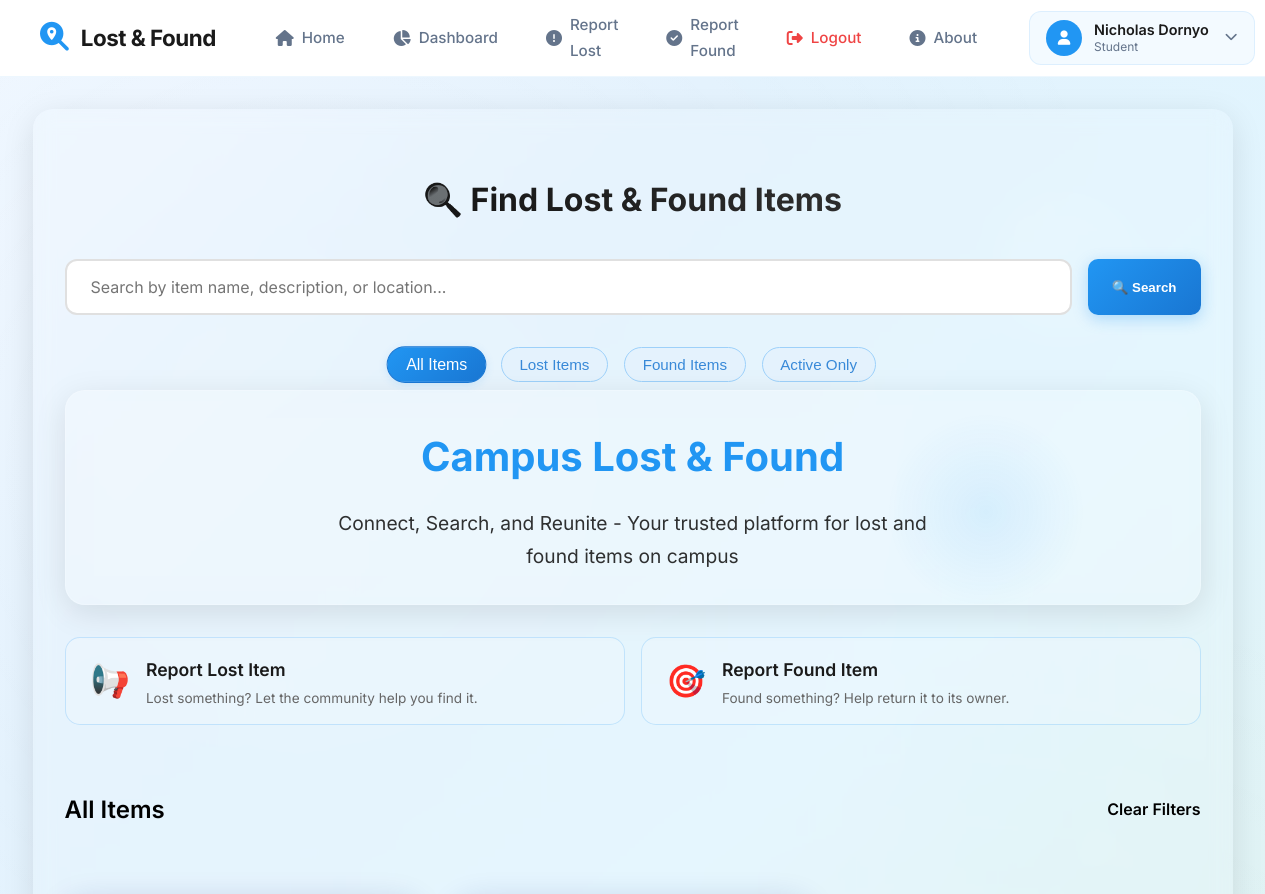
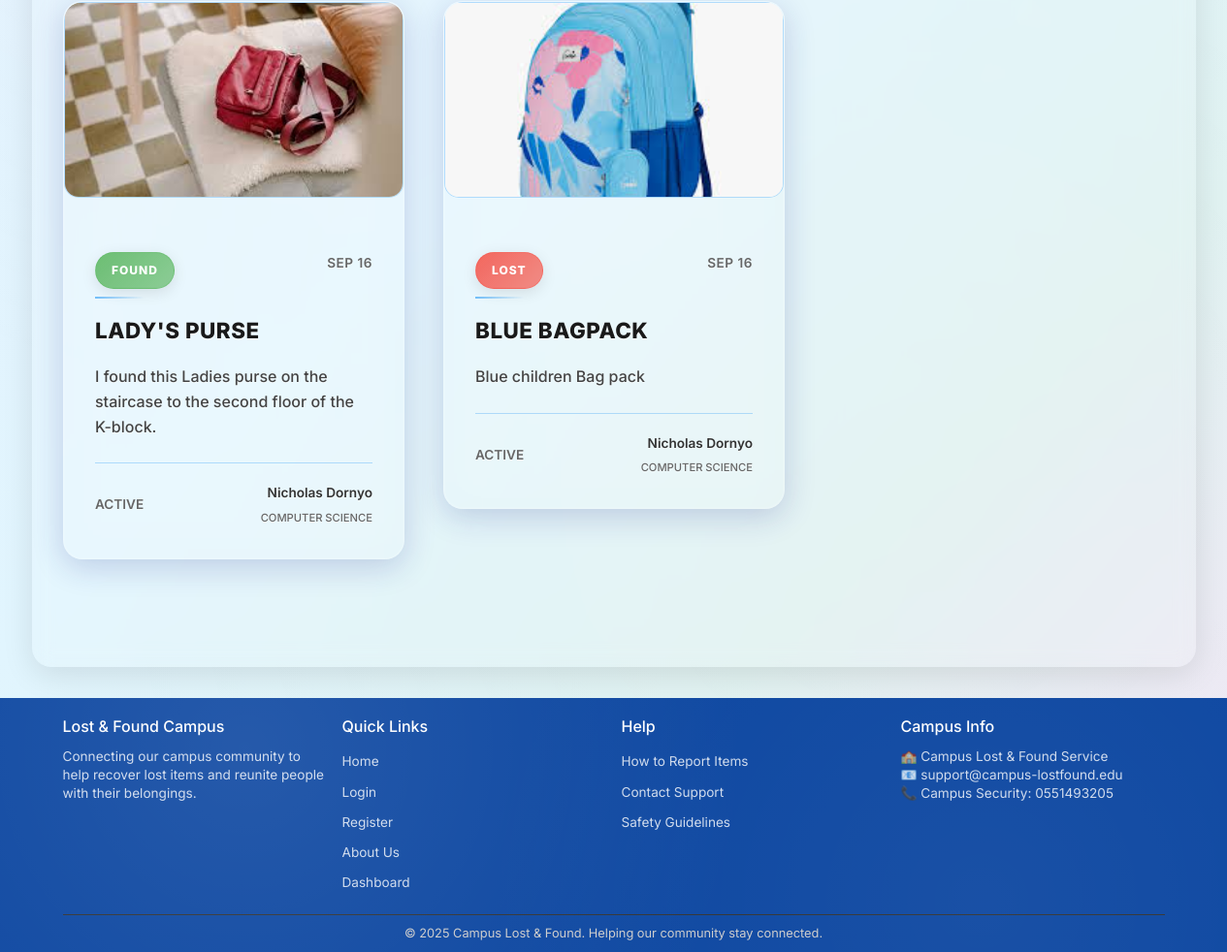
The page /dashboard (signed in) on the database its author committed (2 pictures, top to bottom).
### app/models.py (models this page shows)
class User(UserMixin, db.Model):
	id = db.Column(db.Integer, primary_key=True)
	name = db.Column(db.String(100), nullable=False)
	campus_id = db.Column(db.String(50), unique=True, nullable=False)
	email = db.Column(db.String(120), unique=True, nullable=False)
	phone = db.Column(db.String(20), unique=True, nullable=False)
	department = db.Column(db.String(100), nullable=False)
	password_hash = db.Column(db.String(128), nullable=False)
	email_verified = db.Column(db.Boolean, default=False)
	email_verification_code = db.Column(db.String(6))
	phone_verified = db.Column(db.Boolean, default=False)
	phone_verification_code = db.Column(db.String(6))
	items = db.relationship('Item', backref='user', lazy=True)

class Item(db.Model):
	id = db.Column(db.Integer, primary_key=True)
	title = db.Column(db.String(100), nullable=False)
	description = db.Column(db.Text, nullable=False)
	item_type = db.Column(db.String(10), nullable=False)  # 'lost' or 'found'
	contact_phone = db.Column(db.String(20), nullable=False)  # Contact phone for this item
	photo_filename = db.Column(db.String(255))  # Optional photo filename
	date_reported = db.Column(db.DateTime, nullable=False)
	status = db.Column(db.String(20), default='active')  # 'active', 'resolved', etc.
	user_id = db.Column(db.Integer, db.ForeignKey('user.id'), nullable=False)

### app/routes.py (the view)
@app.route('/dashboard')
@login_required
def dashboard():
    recent_items = Item.query.order_by(Item.date_reported.desc()).limit(10).all()
    return render_template('dashboard.html', items=recent_items)

### app/auth.py (called while the page is built)
@login_manager.user_loader
def load_user(user_id):
	return User.query.get(int(user_id))

### app/templates/dashboard.html (shortened to what this page needs)
{% extends 'base.html' %}
{% block content %}
<div class="container">
    <div class="search-container" style="margin-top: 2rem;">
        <h2 class="search-title">🔍 Find Lost & Found Items</h2>
        <form class="search-form" method="GET" action="{{ url_for('search') }}">
            <input type="text"
                   class="search-input"
                   name="search"
                   placeholder="Search by item name, description, or location..."
                   value="{{ request.args.get('search', '') }}">
            <button type="submit" class="search-btn">🔍 Search</button>
        </form>
        <div class="search-filters">
            <button class="filter-btn {{ 'active' if not request.args.get('type') else '' }}"
                    onclick="filterItems('all')">All Items</button>
            <button class="filter-btn {{ 'active' if request.args.get('type') == 'lost' else '' }}"
                    onclick="filterItems('lost')">Lost Items</button>
            <button class="filter-btn {{ 'active' if request.args.get('type') == 'found' else '' }}"
                    onclick="filterItems('found')">Found Items</button>
            <button class="filter-btn {{ 'active' if request.args.get('status') == 'active' else '' }}"
                    onclick="filterItems('active')">Active Only</button>
        </div>
    </div>
</div>
<section class="dashboard-hero">
    <div class="container">
        <div class="hero-content">
            <h1 class="hero-title"><span class="highlight">Campus Lost & Found</span></h1>
            <p class="hero-subtitle">Connect, Search, and Reunite - Your trusted platform for lost and found items on campus</p>
        </div>
    </div>
</section>
    <section class="quick-actions">
        <div class="actions-grid">
        <a href="{{ url_for('report_lost') }}" style="text-decoration: none; color: inherit;">
        <div class="action-card">
            <span class="action-icon">📢</span>
            <div class="action-content">
                <h3 class="action-title">Report Lost Item</h3>
                <p class="action-description">Lost something? Let the community help you find it.</p>
            </div>
        </div>
        </a>
        <a href="{{ url_for('report_found') }}" style="text-decoration: none; color: inherit;">
        <div class="action-card">
            <span class="action-icon">🎯</span>
            <div class="action-content">
                <h3 class="action-title">Report Found Item</h3>
                <p class="action-description">Found something? Help return it to its owner.</p>
            </div>
        </div>
        </a>
    </div>
</section>
<section class="items-section">
    <div class="section-header">
        <h2 class="section-title">
            {% if request.args.get('search') %}
                Search Results for "{{ request.args.get('search') }}"
            {% elif request.args.get('type') == 'lost' %}
                Lost Items
            {% elif request.args.get('type') == 'found' %}
                Found Items
            {% else %}
                All Items
            {% endif %}
        </h2>
        <a href="#" class="view-all-btn" onclick="clearFilters()">Clear Filters</a>
    </div>
    <div class="items-grid">
        {% for item in items %}
            <a href="{{ url_for('item_details', item_id=item.id) }}" style="text-decoration: none; color: inherit;">
            <div class="item-card" data-item-id="{{ item.id }}" style="cursor: pointer;">
                {% if item.photo_filename %}
                <div class="item-photo">
                    <img src="{{ url_for('static', filename='uploads/' + item.photo_filename) }}"
                         alt="Photo of {{ item.title }}"
                         class="item-image">
                </div>
                {% endif %}
                <div class="item-content">
                    <div class="item-header">
                        <span class="item-type {{ item.item_type }}">{{ item.item_type.title() }}</span>
                        <span class="item-date">{{ item.date_reported.strftime('%b %d') }}</span>
                    </div>
                    <h3 class="item-title">{{ item.title }}</h3>
                    <p class="item-description">
                        {{ item.description[:120] }}{% if item.description|length > 120 %}...{% endif %}
                </p>
                    <div class="item-footer">
                        <span class="item-status">{{ item.status }}</span>
                        <div class="item-reporter-info">
                            <span class="item-reporter">{{ item.user.name if item.user else 'Anonymous' }}</span>
                            {% if item.user and item.user.department %}
                                <span class="item-department">{{ item.user.department }}</span>
                            {% endif %}
                        </div>
                    </div>
                </div>
            </div>
            </a>
        {% endfor %}
    </div>
</section>
{% endblock %}

### app/templates/base.html (shortened to what this page needs)
<!DOCTYPE html>
<html lang="en">
<head>
    <link href="https://cdnjs.cloudflare.com/ajax/libs/font-awesome/6.4.0/css/all.min.css" rel="stylesheet">
</head>
<body>
    <header class="header">
        <div class="nav-container">
            <div class="logo-section">
                <a href="{{ url_for('index') }}" class="logo-link">
                    <div class="logo-placeholder" id="logoContainer">
                        <i class="fas fa-search-location"></i>
                        <span class="logo-text">Lost & Found</span>
                    </div>
                </a>
            </div>
            <nav class="main-nav">
                <a href="{{ url_for('index') }}" class="nav-link">
                    <i class="fas fa-home"></i>
                    <span>Home</span>
                </a>
                {% if current_user.is_authenticated %}
                    <a href="{{ url_for('dashboard') }}" class="nav-link">
                        <i class="fas fa-chart-pie"></i>
                        <span>Dashboard</span>
                    </a>
                    <a href="{{ url_for('report_lost') }}" class="nav-link">
                        <i class="fas fa-exclamation-circle"></i>
                        <span>Report Lost</span>
                    </a>
                    <a href="{{ url_for('report_found') }}" class="nav-link">
                        <i class="fas fa-check-circle"></i>
                        <span>Report Found</span>
                    </a>
                    <a href="{{ url_for('logout') }}" class="nav-link" style="color: #ef4444;">
                        <i class="fas fa-sign-out-alt"></i>
                        <span>Logout</span>
                    </a>
                {% endif %}
                <a href="{{ url_for('about') }}" class="nav-link">
                    <i class="fas fa-info-circle"></i>
                    <span>About</span>
                </a>
            </nav>
            <div class="user-section">
                {% if current_user.is_authenticated %}
                    <div class="user-info" id="userInfoButton" onclick="toggleDropdown()">
                        <div class="user-avatar">
                            <i class="fas fa-user"></i>
                        </div>
                        <div class="user-details">
                            <span class="user-name">{{ current_user.name }}</span>
                            <span class="user-role">Student</span>
                        </div>
                        <i class="fas fa-chevron-down dropdown-arrow"></i>
                    </div>
                {% endif %}
            </div>
        </div>
    </header>
    <main class="main-content">
        {% block content %}{% endblock %}
    </main>
    <footer class="footer">
        <div class="footer-container">
            <div class="footer-content">
                <div class="footer-section">
                    <h3>Lost & Found Campus</h3>
                    <p>Connecting our campus community to help recover lost items and reunite people with their belongings.</p>
                </div>
                <div class="footer-section">
                    <h3>Quick Links</h3>
                    <ul class="footer-links">
                        <li><a href="{{ url_for('index') }}">Home</a></li>
                        <li><a href="{{ url_for('login') }}">Login</a></li>
                        <li><a href="{{ url_for('register') }}">Register</a></li>
                        <li><a href="{{ url_for('about') }}">About Us</a></li>
                        {% if current_user.is_authenticated %}
                            <li><a href="{{ url_for('dashboard') }}">Dashboard</a></li>
                        {% endif %}
                    </ul>
                </div>
                <div class="footer-section">
                    <h3>Help</h3>
                    <ul class="footer-links">
                        <li><a href="#" onclick="alert('How to report: Click Report Lost/Found Item and fill out the form')">How to Report Items</a></li>
                        <li><a href="#" onclick="alert('Contact: support@campus-lostfound.edu')">Contact Support</a></li>
                        <li><a href="#" onclick="alert('Safety: Never share personal info in item descriptions')">Safety Guidelines</a></li>
                    </ul>
                </div>
                <div class="footer-section">
                    <h3>Campus Info</h3>
                    <p>🏫 Campus Lost & Found Service</p>
                    <p>📧 support@campus-lostfound.edu</p>
                    <p>📞 Campus Security: 0551493205</p>
                </div>
            </div>
            <div class="footer-bottom">
                <p>&copy; 2025 Campus Lost & Found. Helping our community stay connected.</p>
            </div>
        </div>
    </footer>
</body>
</html>

### rows shown on the page
User: name "Nicholas Dornyo"
Item: photo_filename (picture), item_type "FOUND", date_reported "SEP 16", title "LADY'S PURSE", description "I found this Ladies purse on the staircase to the second floor of the K-block.", status "ACTIVE", user "Nicholas Dornyo", user.department "COMPUTER SCIENCE"
Item: photo_filename (picture), item_type "LOST", date_reported "SEP 16", title "BLUE BAGPACK", description "Blue children Bag pack", status "ACTIVE", user "Nicholas Dornyo", user.department "COMPUTER SCIENCE"
